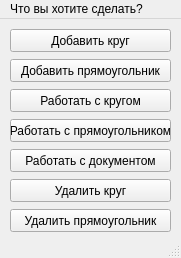
<?xml version="1.0" encoding="UTF-8"?>
<ui version="4.0">
 <class>MainWindow</class>
 <widget class="QMainWindow" name="MainWindow">
  <property name="geometry">
   <rect>
    <x>0</x>
    <y>0</y>
    <width>181</width>
    <height>258</height>
   </rect>
  </property>
  <property name="windowTitle">
   <string>MainWindow</string>
  </property>
  <widget class="QWidget" name="centralwidget">
   <widget class="QPushButton" name="pushButton">
    <property name="geometry">
     <rect>
      <x>10</x>
      <y>70</y>
      <width>161</width>
      <height>23</height>
     </rect>
    </property>
    <property name="text">
     <string>Работать с кругом</string>
    </property>
   </widget>
   <widget class="QPushButton" name="pushButton_2">
    <property name="geometry">
     <rect>
      <x>10</x>
      <y>100</y>
      <width>161</width>
      <height>23</height>
     </rect>
    </property>
    <property name="text">
     <string>Работать с прямоугольником</string>
    </property>
   </widget>
   <widget class="QPushButton" name="pushButton_3">
    <property name="geometry">
     <rect>
      <x>10</x>
      <y>10</y>
      <width>161</width>
      <height>23</height>
     </rect>
    </property>
    <property name="text">
     <string>Добавить круг</string>
    </property>
   </widget>
   <widget class="QPushButton" name="pushButton_4">
    <property name="geometry">
     <rect>
      <x>10</x>
      <y>40</y>
      <width>161</width>
      <height>23</height>
     </rect>
    </property>
    <property name="text">
     <string>Добавить прямоугольник</string>
    </property>
   </widget>
   <widget class="QPushButton" name="pushButton_5">
    <property name="geometry">
     <rect>
      <x>10</x>
      <y>160</y>
      <width>161</width>
      <height>23</height>
     </rect>
    </property>
    <property name="text">
     <string>Удалить круг</string>
    </property>
   </widget>
   <widget class="QPushButton" name="pushButton_6">
    <property name="geometry">
     <rect>
      <x>10</x>
      <y>190</y>
      <width>161</width>
      <height>23</height>
     </rect>
    </property>
    <property name="text">
     <string>Удалить прямоугольник</string>
    </property>
   </widget>
   <widget class="QPushButton" name="pushButton_7">
    <property name="geometry">
     <rect>
      <x>10</x>
      <y>130</y>
      <width>161</width>
      <height>23</height>
     </rect>
    </property>
    <property name="text">
     <string>Работать с документом</string>
    </property>
   </widget>
  </widget>
  <widget class="QMenuBar" name="menubar">
   <property name="geometry">
    <rect>
     <x>0</x>
     <y>0</y>
     <width>181</width>
     <height>21</height>
    </rect>
   </property>
   <widget class="QMenu" name="menu">
    <property name="title">
     <string>Что вы хотите сделать?</string>
    </property>
   </widget>
   <addaction name="menu"/>
  </widget>
  <widget class="QStatusBar" name="statusbar"/>
 </widget>
 <resources/>
 <connections/>
</ui>
